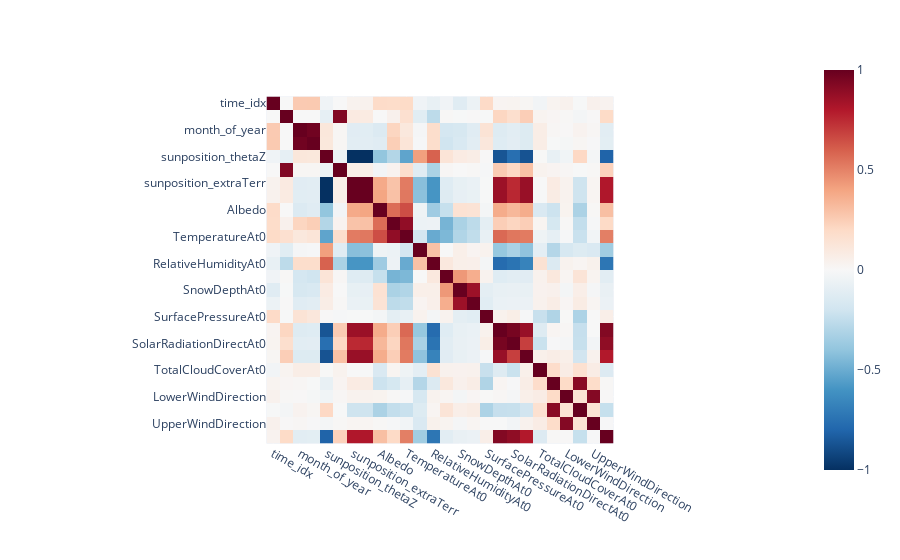

Notebook code for this chart:
### Code cell
# Look at correlations between the columns
corr_matrix = df_reduced.corr()

fig = px.imshow(corr_matrix, x=corr_matrix.columns, y=corr_matrix.columns,
                color_continuous_scale='RdBu_r', zmin=-1, zmax=1)
fig.show()

### Figure 1 — Plotly figure (JSON) as saved in the notebook; plotly's stock layout.template omitted (floating-point values rounded to 4 significant figures; data arrays with more than 128 entries replaced by an {"elided": "..."} marker saying what was removed)
{"data": [{"coloraxis": "coloraxis", "hovertemplate": "x: %{x}<br>y: %{y}<br>color: %{z}<extra></extra>", "name": "0", "type": "heatmap", "x": ["time_idx", "hour_of_day", "month_of_year", "season_of_year", "sunposition_thetaZ", "sunposition_solarAzimuth", "sunposition_extraTerr", "sunposition_solarHeight", "Albedo", "DewpointTemperatureAt0", "TemperatureAt0", "PotentialVorticityAt1000", "RelativeHumidityAt0", "SnowDensityAt0", "SnowDepthAt0", "SnowfallPlusStratiformSurfaceAt0", "SurfacePressureAt0", "SolarRadiationGlobalAt0", "SolarRadiationDirectAt0", "SolarRadiationDiffuseAt0", "TotalCloudCoverAt0", "LowerWindSpeed", "LowerWindDirection", "UpperWindSpeed", "UpperWindDirection", "power_normed"], "xaxis": "x", "y": ["time_idx", "hour_of_day", "month_of_year", "season_of_year", "sunposition_thetaZ", "sunposition_solarAzimuth", "sunposition_extraTerr", "sunposition_solarHeight", "Albedo", "DewpointTemperatureAt0", "TemperatureAt0", "PotentialVorticityAt1000", "RelativeHumidityAt0", "SnowDensityAt0", "SnowDepthAt0", "SnowfallPlusStratiformSurfaceAt0", "SurfacePressureAt0", "SolarRadiationGlobalAt0", "SolarRadiationDirectAt0", "SolarRadiationDiffuseAt0", "TotalCloudCoverAt0", "LowerWindSpeed", "LowerWindDirection", "UpperWindSpeed", "UpperWindDirection", "power_normed"], "yaxis": "y", "z": {"elided": "26x26 float values"}}], "layout": {"coloraxis": {"cmax": 1, "cmin": -1, "colorscale": [[0, "rgb(5,48,97)"], [0.1, "rgb(33,102,172)"], [0.2, "rgb(67,147,195)"], [0.3, "rgb(146,197,222)"], [0.4, "rgb(209,229,240)"], [0.5, "rgb(247,247,247)"], [0.6, "rgb(253,219,199)"], [0.7, "rgb(244,165,130)"], [0.8, "rgb(214,96,77)"], [0.9, "rgb(178,24,43)"], [1, "rgb(103,0,31)"]]}, "margin": {"t": 60}, "xaxis": {"anchor": "y", "constrain": "domain", "domain": [0, 1], "scaleanchor": "y"}, "yaxis": {"anchor": "x", "autorange": "reversed", "constrain": "domain", "domain": [0, 1]}}}
